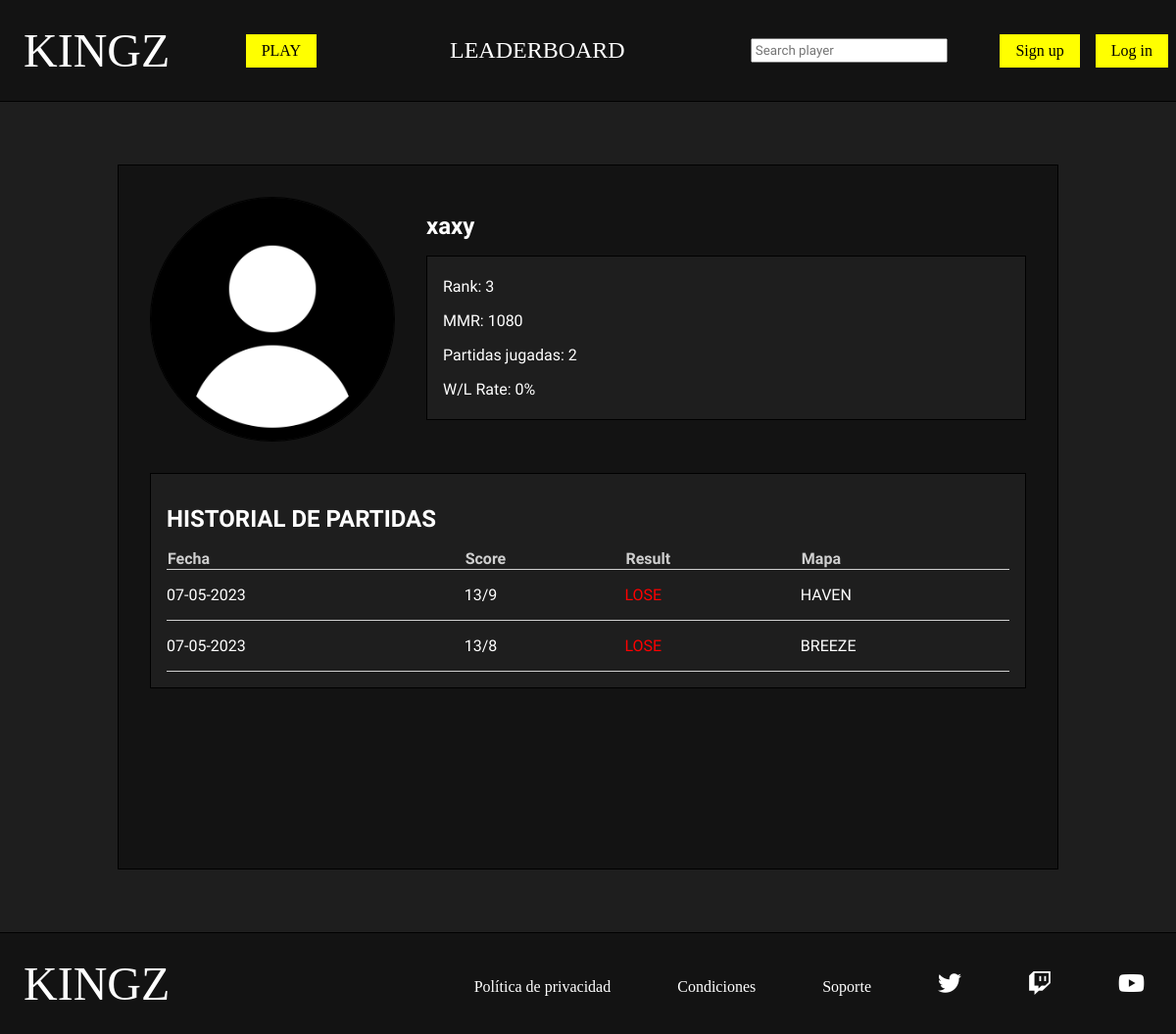
The app's page /php/ver_perfil.php?id_player=2 with its own data.
### tables this page shows
CREATE TABLE `usuario` (
  `id` bigint(20) UNSIGNED NOT NULL,
  `nick` varchar(20) NOT NULL,
  `pass` varchar(100) NOT NULL,
  `correo` varchar(50) DEFAULT NULL,
  `foto` varchar(50) DEFAULT NULL,
  `mmr` int(5) UNSIGNED DEFAULT NULL,
  `estado` tinyint(1) UNSIGNED DEFAULT NULL,
  `en_partida` tinyint(1) UNSIGNED DEFAULT NULL,
  `buscando` tinyint(1) UNSIGNED DEFAULT NULL
);

CREATE TABLE `partida` (
  `id` bigint(20) UNSIGNED NOT NULL,
  `resultado_a` int(2) UNSIGNED DEFAULT NULL,
  `resultado_b` int(2) UNSIGNED DEFAULT NULL,
  `fecha` date NOT NULL,
  `estado` tinyint(1) UNSIGNED NOT NULL,
  `id_mapa` bigint(20) UNSIGNED DEFAULT NULL
);

CREATE TABLE `mapa` (
  `id` bigint(20) UNSIGNED NOT NULL,
  `nombre` varchar(50) NOT NULL,
  `foto` varchar(50) NOT NULL
);

### php/ver_perfil.php (the view, shortened to what this page needs)
<?php
    require_once "funciones.php";
?>
<!DOCTYPE html>
<html lang="en">
<head>
    <link rel="stylesheet" href="../css/estilos.css">
    <link rel="stylesheet" href="https://cdnjs.cloudflare.com/ajax/libs/font-awesome/6.2.0/css/all.min.css" />
</head>
<body>
    <?php
        if(isset($_SESSION['nick']) && isset($_SESSION['pass'])){
            $nick=$_SESSION['nick'];
            $pass=$_SESSION['pass'];
            $esAdmin=comprobarAdmin($nick,$pass);
            if($esAdmin){
                headerAdmin();
                $tipo_usu="admin";
            }else{
                headerPlayer();
                $tipo_usu="player";
            }
        }else{
            headerGuest();
            $tipo_usu="guest";
            $nick="";
        }
    ?>
    <main>
        <section id="perfil_jugador" class="seccion">
            <?php
                $id=$_GET['id_player'];
                $datos_jugador=jugador_por_id($id);
            ?>
            <div id="jugador">
                <?php
                    if($datos_jugador['foto']!=null){
                        echo "<img src=\"../img/jugador/$datos_jugador[foto]\">";
                    }else{
                        echo "<img src=\"../img/jugador/jugador.png\">";
                    }
                ?>
                <div id="datos_jugador">
                    <div id="cabecera_perfil_jugador">
                        <?php
                            echo "<h2>$datos_jugador[nick]</h2>";
                        ?>
                    </div>
                    <div id="estadisticas">
                        <div>
                            <?php
                                $rank=obtener_rank_jugador($id);
                                echo "<p>Rank: $rank</p>";
                                echo "<p>MMR: $datos_jugador[mmr]</p>";
                                $partidas_totales=partidas_totales($id);
                                if($partidas_totales>0){
                                    $partidas_ganadas=partidas_ganadas($id);
                                    $win_rate=($partidas_ganadas/$partidas_totales) * 100;
                                    $win_truncado = intval($win_rate);
                                    echo "<p>Partidas jugadas: $partidas_totales</p>";
                                    echo "<p>W/L Rate: $win_truncado%</p>";
                                }else{
                                    echo "<p>Partidas jugadas: 0</p>";
                                    echo "<p>W/L Rate: -</p>";
                                }
                            ?>
                        </div>
                    </div>
                </div>
            </div>
            <div id="historial_jugador">
                <?php
                    $historial=obtener_historial_partidas($id);
                ?>
                <h2>HISTORIAL DE PARTIDAS</h2>
                <table>
                    <thead>
                        <tr>
                            <th>Fecha</th>
                            <th>Score</th>
                            <th>Result</th>
                            <th>Mapa</th>
                        </tr>
                    </thead>
                    <tbody>
                        <?php
                            if($historial!=null){
                                for($i=0;$i<count($historial);$i++){
                                    $fecha=date("d-m-Y",strtotime($historial[$i]['fecha']));
                                    echo '<tr>
                                    <td>'.$fecha.'</td>
                                    <td>'.$historial[$i]['resultado_a'].'/'.$historial[$i]['resultado_b'].'</td>';
                                    if($historial[$i]['ganado']==true){
                                        echo '<td class="win">WIN</td>';
                                    }else{
                                        echo '<td class="lose">LOSE</td>';
                                    }
                                    echo '<td>'.$historial[$i]['mapa'].'</td>
                                    </tr>';
                                }
                            }
                        ?>
                    </tbody>
                </table>
            </div>
        </section>
    </main>
</body>
</html>

### css/estilos.css (style rules this page uses)
* { box-sizing: border-box; }
body { margin: 0%; background-color: #1e1e1e; font-family: 'Play', sans-serif; color: white; }
img { max-width: 100%; }
.seccion { width: 80%; margin: 4rem auto; min-height: 90vh; }
#perfil_jugador { display: flex; flex-direction: column; background-color: #131313; border: 1px solid black; padding: 2rem; color: white; }
#cabecera_perfil_jugador { display: flex; align-items: center; justify-content: space-between; }
#perfil_jugador h2 { margin: 1rem 0; }
#jugador { display: flex; width: 100%; }
#jugador img { border: 1px solid black; width: 250px; height: 250px; object-fit: cover; margin-right: 2rem; border-radius: 100%; }
#datos_jugador { display: flex; flex-direction: column; width: 100%; }
#estadisticas { display: flex; flex-wrap: wrap; background-color: #1e1e1e; padding: 0.3rem 1rem; border: 1px solid black; }
#historial_jugador { margin-top: 2rem; padding: 1rem; background-color: #1e1e1e; border: 1px solid black; }
#historial_jugador table { border-collapse: collapse; width: 100%; }
#historial_jugador tr { border-bottom: 1px solid #cfcfcf; }
#historial_jugador td { padding: 1rem 0; }
#historial_jugador th { text-align: start; color: #cfcfcf; }
.lose { color: red; }

### records on screen
usuario: nick "xaxy", mmr "1080"
partida: fecha "07-05-2023", resultado_a "13", resultado_b "9", id_mapa.nombre "HAVEN"
partida: fecha "07-05-2023", resultado_a "13", resultado_b "8", id_mapa.nombre "BREEZE"

### other values on screen
$rank "3"
$partidas_totales "2"
$win_truncado "0"
